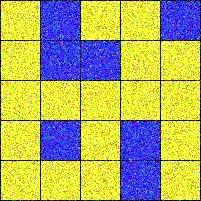
#> input picture Task 7/image2.png, 201 x 201 px
$ python PartB.py
#> lines starting #> are read from the running program, lines starting #| are printed output that depends on the picture; after the words box and inside, x2 and y2 are one past the last pixel; in counts of white or black regions, pixels touching at a corner belong together
import cv2
import numpy as np
from matplotlib import pyplot as plt

img = cv2.imread("image2.png")
#> img is the input picture: shape (201, 201, 3); mean B, G, R 105.9, 175.5, 175.1
x=img.shape[1]
#> x = 201
y=img.shape[0]
#> y = 201
black_threshhold = 80
blue_threshhold = 150
xs = []
ys = []
final = []

for i in range (y):
    avg = np.zeros((3,))
    for j in range (x):
        avg+=img[i][j]/x
    if np.average(avg)<black_threshhold:
        ys.append(i)
        for j in range (x):
            img[i][j] = [0, 0 ,0]
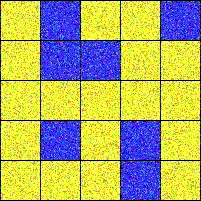
#> img: shape (201, 201, 3); 2.99% of pixels changed, all inside (x1, y1, x2, y2) = (0, 0, 201, 201)
#> after the loop, ys = [0, 40, 80, 120, 160, 200]

for i in range (x):
    avg = np.zeros((3,))
    for j in range(y):
        avg+=img[j][i]/y
    if np.average(avg) < black_threshhold:
        xs.append(i)
        for j in range (y):
            img[j][i] = [0, 0 ,0]
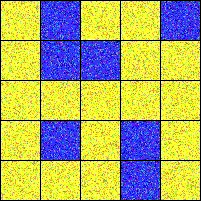
#> img: shape (201, 201, 3); 2.9% of pixels changed, all inside (x1, y1, x2, y2) = (0, 1, 201, 200)
#> after the loop, xs = [0, 40, 80, 120, 160, 200]


collumns = len(xs)-1
#> collumns = 5
rows = len(ys) - 1
#> rows = 5

for i in range(rows):
    arr = []
    for j in range(collumns):
        avg = np.zeros((3,))
        for a in range(ys[i]+1, ys[i+1]):
            for b in range(xs[j]+1, xs[j+1]):
                avg += img[a][b]/((ys[i+1]-ys[i]-1)*(xs[j+1]-xs[j]-1))
        if avg[0]>blue_threshhold:
            arr.append(1)
        else:
            arr.append(0)
        for a in range(ys[i]+1, ys[i+1]):
            for b in range(xs[j]+1, xs[j+1]):
                if arr[-1] == 1:
                    img[a][b] = [255, 0, 0]
                else:
                    img[a][b] = [0, 255, 255]
    final.append(arr)
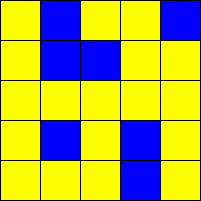
#> img: shape (201, 201, 3); mean B, G, R 67.2, 172.8, 172.8
#> after the loop, final = [[0, 1, 0, 0, 1], [0, 1, 1, 0, 0], [0, 0, 0, 0, 0], [0, 1, 0, 1, 0], [0, 0, 0, 1, 0]]

visited = [[-1 for i in range(collumns)] for j in range(rows)]
parent = [[(-1,-1) for i in range(collumns)] for j in range(rows)]

visited[0][0] = 0
arr = [(0,0)]

while(len(arr)!=0):
    t = arr[0]
    ts = []
    ts.append((t[0]+0, t[1]+1))
    ts.append((t[0]+1, t[1]+0))
    ts.append((t[0]+0, t[1]+-1))
    ts.append((t[0]+-1, t[1]+0))

    for ti in ts:
        if ti[0] >= 0 and ti[0] < rows and ti[1]>=0 and ti[1]<collumns and final[ti[0]][ti[1]]==0 and visited[ti[0]][ti[1]] == -1:
            visited[ti[0]][ti[1]] = visited[t[0]][t[1]]+1
            parent[ti[0]][ti[1]] = t
            arr.append(ti)

    del arr[0]
#> after the loop, arr = []

next = ()
to_print = [(rows-1, collumns-1)]
#> to_print = [(4, 4)]
while(next!=(0,0)):
    next = parent[to_print[0][0]][to_print[0][1]]
    to_print = [next, ] + to_print
#> this loop made 8 passes
#> to_print on passes 1 to 6: [(3, 4), (4, 4)], [(2, 4), (3, 4), (4, 4)], [(2, 3), (2, 4), (3, 4), (4, 4)], [(2, 2), (2, 3), (2, 4), (3, 4), (4, 4)], [(2, 1), (2, 2), (2, 3), (2, 4), (3, 4), (4, 4)], [(2, 0), (2, 1), (2, 2), (2, 3), (2, 4), (3, 4), (4, 4)]
#> next on passes 7 to 8: (1, 0), (0, 0)

for i in to_print:
    print(i[0]+1, ", ", i[1]+1, sep="")
#> this loop made 9 passes
#> i on passes 1 to 9: (0, 0), (1, 0), (2, 0), (2, 1), (2, 2), (2, 3), (2, 4), (3, 4), (4, 4)
#| 1, 1
#| 2, 1
#| 3, 1
#| 3, 2
#| 3, 3
#| 3, 4
#| 3, 5
#| 4, 5
#> (further printed lines are left out)

for i in range(len(to_print)-1):
    start = to_print[i]
    end = to_print[i+1]

    startp = ((int)((ys[start[0]]+ys[start[0]+1])/2), (int)((xs[start[1]]+xs[start[1]+1])/2))
    endp = ((int)((ys[end[0]]+ys[end[0]+1])/2), (int)((xs[end[1]]+xs[end[1]+1])/2))

    for a in range(startp[0], endp[0]+1):
        for b in range(startp[1], endp[1]+1):
            img[a][b] = [0,0,255]
#> this loop made 8 passes
#> (start, end, startp, endp) on passes 1 to 8: ((0, 0), (1, 0), (20, 20), (60, 20)), ((1, 0), (2, 0), (60, 20), (100, 20)), ((2, 0), (2, 1), (100, 20), (100, 60)), ((2, 1), (2, 2), (100, 60), (100, 100)), ((2, 2), (2, 3), (100, 100), (100, 140)), ((2, 3), (2, 4), (100, 140), (100, 180)), ((2, 4), (3, 4), (100, 180), (140, 180)), ((3, 4), (4, 4), (140, 180), (180, 180))
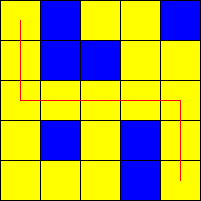
#> img: shape (201, 201, 3); 0.79% of pixels changed, all inside (x1, y1, x2, y2) = (20, 20, 181, 181)
b, g, r = cv2.split(img)
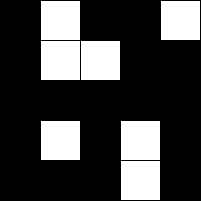
#> b: shape (201, 201); 26.4% white; 7 white regions, largest, box (x1, y1, x2, y2) and area: (41, 1, 80, 40) 1521, (161, 1, 200, 40) 1521, (41, 41, 80, 80) 1521
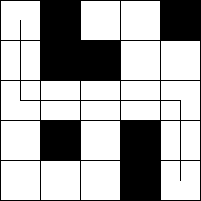
#> g: shape (201, 201); 67% white; 1 black region, box (x1, y1, x2, y2) and area: (0, 0, 201, 201) 13336
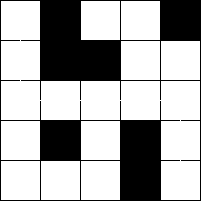
#> r: shape (201, 201); 67.8% white; 1 black region, box (x1, y1, x2, y2) and area: (0, 0, 201, 201) 13015
img = cv2.merge([r, g, b])
plt.imshow(img)
plt.show()
